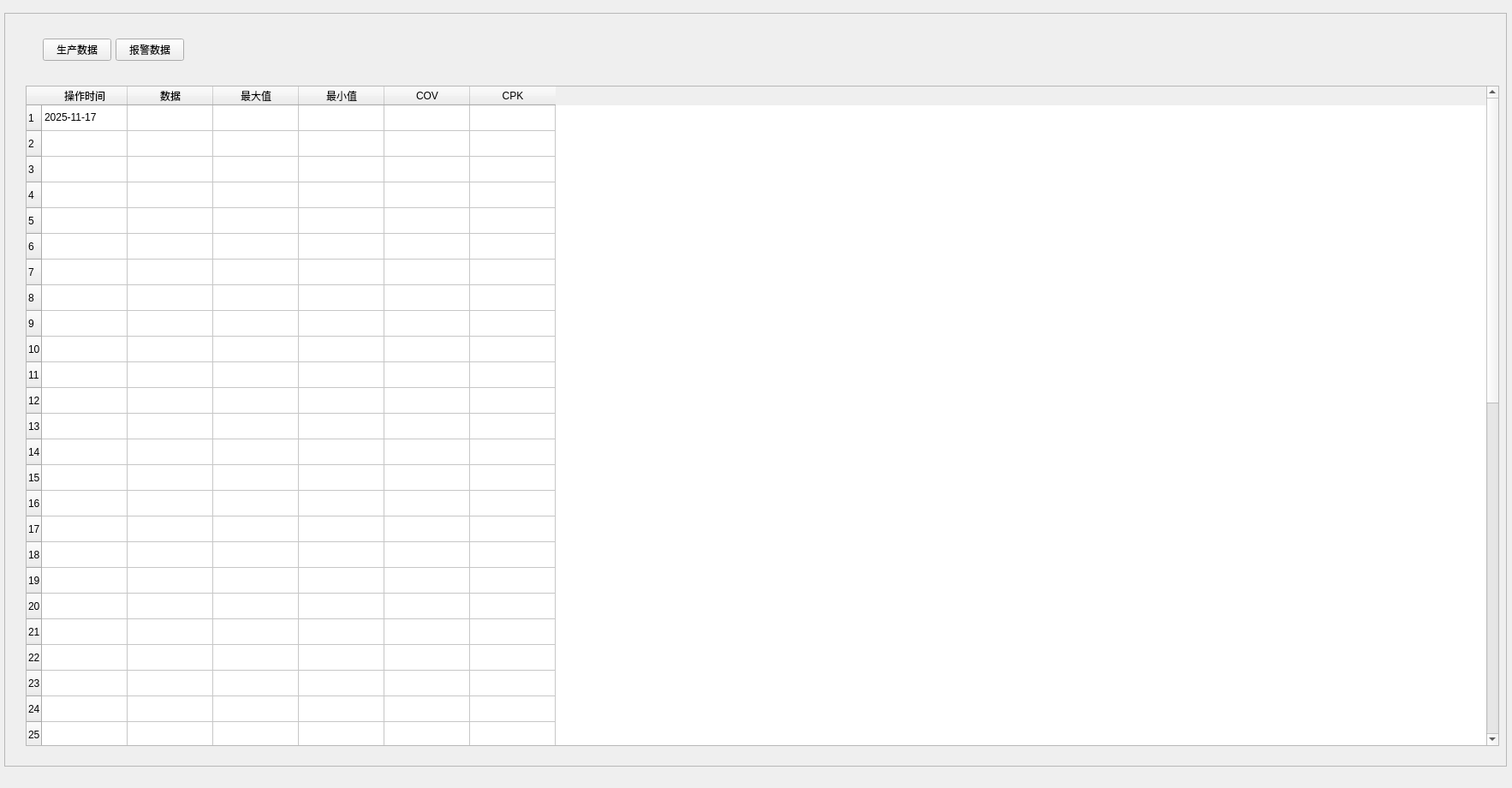
<?xml version="1.0" encoding="UTF-8"?>
<ui version="4.0">
 <class>datamanagement</class>
 <widget class="QWidget" name="datamanagement">
  <property name="geometry">
   <rect>
    <x>0</x>
    <y>0</y>
    <width>1766</width>
    <height>920</height>
   </rect>
  </property>
  <property name="windowTitle">
   <string>Form</string>
  </property>
  <widget class="QFrame" name="frame">
   <property name="geometry">
    <rect>
     <x>5</x>
     <y>15</y>
     <width>1755</width>
     <height>880</height>
    </rect>
   </property>
   <property name="frameShape">
    <enum>QFrame::StyledPanel</enum>
   </property>
   <property name="frameShadow">
    <enum>QFrame::Raised</enum>
   </property>
   <widget class="QPushButton" name="pushButton_1">
    <property name="geometry">
     <rect>
      <x>45</x>
      <y>30</y>
      <width>80</width>
      <height>26</height>
     </rect>
    </property>
    <property name="text">
     <string>生产数据</string>
    </property>
   </widget>
   <widget class="QPushButton" name="pushButton_2">
    <property name="geometry">
     <rect>
      <x>130</x>
      <y>30</y>
      <width>80</width>
      <height>26</height>
     </rect>
    </property>
    <property name="text">
     <string>报警数据</string>
    </property>
   </widget>
   <widget class="QStackedWidget" name="stackedWidget">
    <property name="geometry">
     <rect>
      <x>10</x>
      <y>75</y>
      <width>1736</width>
      <height>791</height>
     </rect>
    </property>
    <property name="frameShape">
     <enum>QFrame::NoFrame</enum>
    </property>
    <property name="currentIndex">
     <number>0</number>
    </property>
    <widget class="QWidget" name="page">
     <widget class="QTableWidget" name="tableWidget">
      <property name="geometry">
       <rect>
        <x>15</x>
        <y>10</y>
        <width>1721</width>
        <height>771</height>
       </rect>
      </property>
      <property name="rowCount">
       <number>50</number>
      </property>
      <property name="columnCount">
       <number>6</number>
      </property>
      <row/>
      <row/>
      <row/>
      <row/>
      <row/>
      <row/>
      <row/>
      <row/>
      <row/>
      <row/>
      <row/>
      <row/>
      <row/>
      <row/>
      <row/>
      <row/>
      <row/>
      <row/>
      <row/>
      <row/>
      <row/>
      <row/>
      <row/>
      <row/>
      <row/>
      <row/>
      <row/>
      <row/>
      <row/>
      <row/>
      <row/>
      <row/>
      <row/>
      <row/>
      <row/>
      <row/>
      <row/>
      <row/>
      <row/>
      <row/>
      <row/>
      <row/>
      <row/>
      <row/>
      <row/>
      <row/>
      <row/>
      <row/>
      <row/>
      <row/>
      <column>
       <property name="text">
        <string>操作时间</string>
       </property>
      </column>
      <column>
       <property name="text">
        <string>数据</string>
       </property>
      </column>
      <column>
       <property name="text">
        <string>最大值</string>
       </property>
      </column>
      <column>
       <property name="text">
        <string>最小值</string>
       </property>
      </column>
      <column>
       <property name="text">
        <string>COV</string>
       </property>
      </column>
      <column>
       <property name="text">
        <string>CPK</string>
       </property>
      </column>
      <item row="0" column="0">
       <property name="text">
        <string>2025-11-17</string>
       </property>
      </item>
      <item row="0" column="1">
       <property name="text">
        <string/>
       </property>
      </item>
     </widget>
    </widget>
    <widget class="QWidget" name="page_2">
     <widget class="QLabel" name="label_2">
      <property name="geometry">
       <rect>
        <x>780</x>
        <y>355</y>
        <width>55</width>
        <height>18</height>
       </rect>
      </property>
      <property name="text">
       <string>报警数据</string>
      </property>
     </widget>
    </widget>
   </widget>
  </widget>
 </widget>
 <resources/>
 <connections/>
 <designerdata>
  <property name="gridDeltaX">
   <number>5</number>
  </property>
  <property name="gridDeltaY">
   <number>5</number>
  </property>
  <property name="gridSnapX">
   <bool>true</bool>
  </property>
  <property name="gridSnapY">
   <bool>true</bool>
  </property>
  <property name="gridVisible">
   <bool>false</bool>
  </property>
 </designerdata>
</ui>
